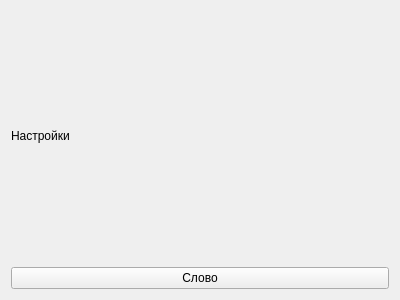
<?xml version="1.0" encoding="UTF-8"?>
<ui version="4.0">
 <class>Settings</class>
 <widget class="QWidget" name="Settings">
  <property name="geometry">
   <rect>
    <x>0</x>
    <y>0</y>
    <width>400</width>
    <height>300</height>
   </rect>
  </property>
  <property name="windowTitle">
   <string>Form</string>
  </property>
  <layout class="QGridLayout" name="gridLayout">
   <item row="0" column="0">
    <widget class="QLabel" name="label">
     <property name="text">
      <string>Настройки</string>
     </property>
    </widget>
   </item>
   <item row="1" column="0">
    <widget class="QPushButton" name="swap">
     <property name="text">
      <string>Слово</string>
     </property>
    </widget>
   </item>
  </layout>
 </widget>
 <resources/>
 <connections/>
</ui>
